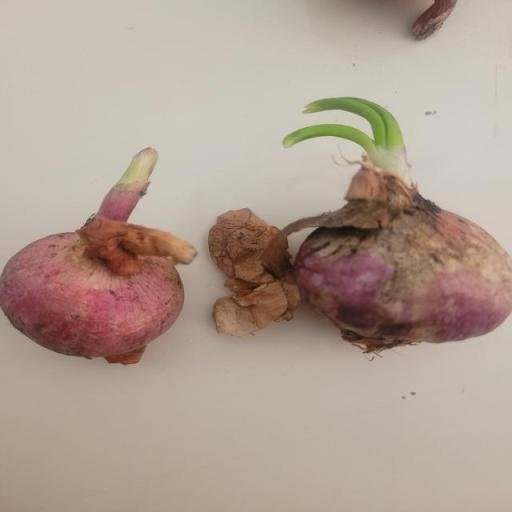
#> input picture training/merged_v2/test/images/veg1_20230121_084849_jpg.rf.0bb4feb455068d93e29022521572f0da.jpg, 512 x 512 px
$ python -i build_dense_composites.py   (imports and definitions only)
#> lines starting #> are read from the running program, lines starting #| are printed output that depends on the picture
"""
Generates dense, heavily-overlapping multi-onion composite images —
targeting the exact failure mode found when testing onion-grading-v1.pt
on a real wholesale-market pile photo: the model only found 5-8 onions
out of ~25-30 visible, because the existing synthetic composites (532
images) never packed onions anywhere near that densely.

Crops are pasted with soft (feathered) edges, randomized size/rotation/
flip/brightness, and heavy mutual overlap (later onions drawn over
earlier ones, like a real pile). A box is dropped from the label if a
later onion ends up covering more than ~75% of it — an object that
occluded shouldn't be a training target, same as real annotators would
do.
"""
import os
import random
import glob

import numpy as np
from PIL import Image, ImageDraw, ImageFilter, ImageEnhance

_CUTOUT_CACHE = {}

ROOT = os.path.dirname(os.path.dirname(os.path.abspath(__file__)))  # onion grading/
CROPS_ROOT = os.path.join(os.path.dirname(ROOT), "onion_grading", "data_real")
DATASET = os.path.join(ROOT, "training", "merged_v2")

CLASS_IDS = {"healthy": 0, "damaged": 1, "rotten": 2, "sprouted": 3}
CANVAS = 640

# [2 lines not run here, left out]


# [88 lines left out: functions load_crop_pool, _is_textured, make_background, not called in this run]


def get_cutout(crop_path):
    """
    RGBA version of the source crop with a soft vignette baked into alpha
    BEFORE any rotation happens. These crops are tightly bound around a
    single onion (little true background), so a simple soft-edged
    near-full-frame mask is enough - real segmentation (rembg is blocked by
    this machine's Application Control policy; GrabCut degenerates to ~0%
    foreground on these low-contrast/near-full-frame crops - both tested
    and rejected) isn't needed here. Building alpha first and rotating the
    RGBA image together (instead of masking after rotation) is what
    actually matters: PIL fills newly-exposed corners from `rotate(...,
    expand=True)` with alpha=0 automatically for RGBA, so no black/white
    corner artifacts leak in - that was the real bug in the first attempt.
    """
    cached = _CUTOUT_CACHE.get(crop_path)
    if cached is not None:
        return cached.copy()
    raw = Image.open(crop_path).convert("RGB")
#> raw is the input picture: PIL image 512x512 RGB; mean R, G, B 176.2, 158.7, 146.4
    w, h = raw.size
#> w = 512; h = 512
    mask = Image.new("L", (w, h), 0)
#> mask: PIL image 512x512 L; every value is 0
    md = ImageDraw.Draw(mask)
    pad = max(2, int(min(w, h) * 0.04))
#> pad = 20
    md.ellipse([pad, pad, w - pad, h - pad], fill=255)
    mask = mask.filter(ImageFilter.GaussianBlur(2))
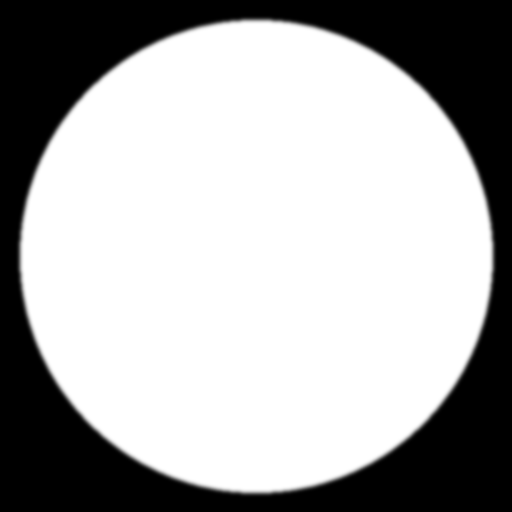
#> mask: PIL image 512x512 L; min 0, max 255, mean 170.9
    cutout = raw.convert("RGBA")
    cutout.putalpha(mask)
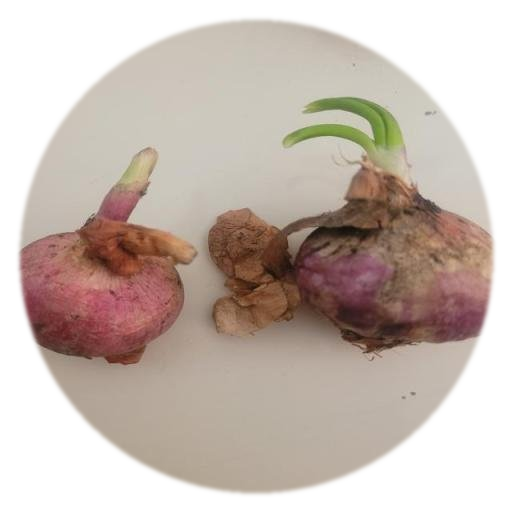
#> cutout: PIL image 512x512 RGBA; mean R, G, B, A 176.2, 158.7, 146.4, 170.9; transparent parts drawn white
    _CUTOUT_CACHE[crop_path] = cutout
    return cutout.copy()


# [110 lines left out: functions soft_paste, generate_one, main, not called in this run]


# [2 lines not run here, left out]

>>> result = get_cutout('merged_v2/test/images/veg1_20230121_084849_jpg.rf.0bb4feb455068d93e29022521572f0da.jpg')

$ run again, on training/merged_v2/train/images/cropbad_20230121_084837_train_f2f29947_3_augflip_h.jpg
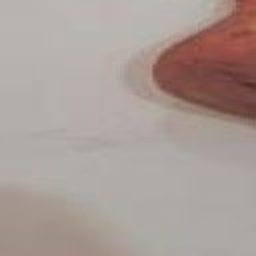
#> input picture training/merged_v2/train/images/cropbad_20230121_084837_train_f2f29947_3_augflip_h.jpg, 256 x 256 px
#> in get_cutout, raw is the input picture: PIL image 256x256 RGB; mean R, G, B 169.9, 156.3, 151.6
#> in get_cutout, `mask = mask.filter(ImageFilter.GaussianBlur(2))`:
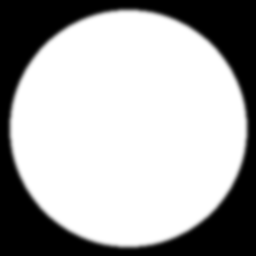
#> mask: PIL image 256x256 L; min 0, max 255, mean 171.5
#> in get_cutout, `cutout.putalpha(mask)`:
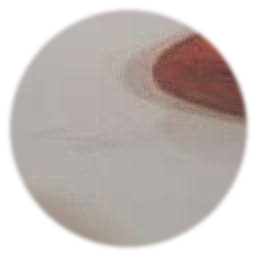
#> cutout: PIL image 256x256 RGBA; mean R, G, B, A 169.9, 156.3, 151.6, 171.5; transparent parts drawn white

$ run again, on training/merged_v2/valid/images/cropbad_20230121_084837_train_99295cff_0.jpg
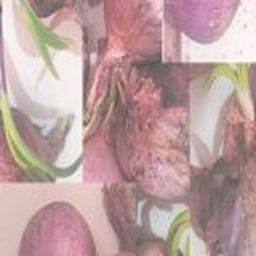
#> input picture training/merged_v2/valid/images/cropbad_20230121_084837_train_99295cff_0.jpg, 256 x 256 px
#> in get_cutout, raw is the input picture: PIL image 256x256 RGB; mean R, G, B 188.3, 159.1, 158.7
#> in get_cutout, `mask = mask.filter(ImageFilter.GaussianBlur(2))`:
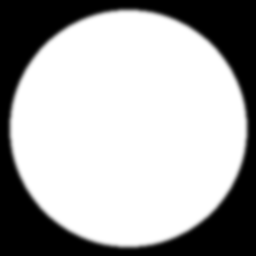
#> mask: PIL image 256x256 L; min 0, max 255, mean 171.5
#> in get_cutout, `cutout.putalpha(mask)`:
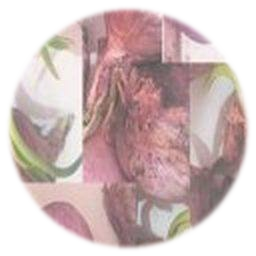
#> cutout: PIL image 256x256 RGBA; mean R, G, B, A 188.3, 159.1, 158.7, 171.5; transparent parts drawn white
